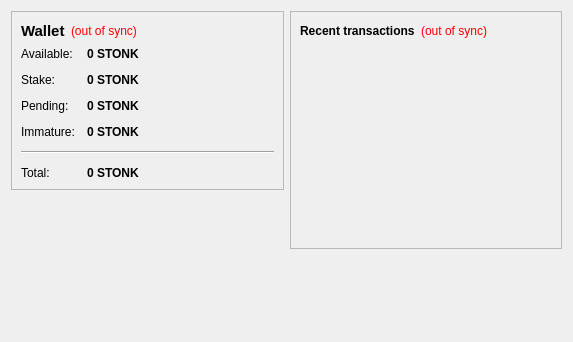
<?xml version="1.0" encoding="UTF-8"?>
<ui version="4.0">
 <class>OverviewPage</class>
 <widget class="QWidget" name="OverviewPage">
  <property name="geometry">
   <rect>
    <x>0</x>
    <y>0</y>
    <width>573</width>
    <height>342</height>
   </rect>
  </property>
  <property name="windowTitle">
   <string>Form</string>
  </property>
  <layout class="QHBoxLayout" name="horizontalLayout" stretch="1,1">
   <item>
    <layout class="QVBoxLayout" name="verticalLayout_2">
     <item>
      <widget class="QFrame" name="frame">
       <property name="frameShape">
        <enum>QFrame::StyledPanel</enum>
       </property>
       <property name="frameShadow">
        <enum>QFrame::Raised</enum>
       </property>
       <layout class="QVBoxLayout" name="verticalLayout_4">
        <item>
         <layout class="QHBoxLayout" name="horizontalLayout_4">
          <item>
           <widget class="QLabel" name="label_5">
            <property name="font">
             <font>
              <pointsize>11</pointsize>
              <weight>75</weight>
              <bold>true</bold>
             </font>
            </property>
            <property name="text">
             <string>Wallet</string>
            </property>
           </widget>
          </item>
          <item>
           <widget class="QLabel" name="labelWalletStatus">
            <property name="toolTip">
             <string>The displayed information may be out of date. Your wallet automatically synchronizes with the StonkaCoin network after a connection is established, but this process has not completed yet.</string>
            </property>
            <property name="styleSheet">
             <string notr="true">QLabel { color: red; }</string>
            </property>
            <property name="text">
             <string notr="true">(out of sync)</string>
            </property>
            <property name="alignment">
             <set>Qt::AlignLeading|Qt::AlignLeft|Qt::AlignVCenter</set>
            </property>
           </widget>
          </item>
          <item>
           <spacer name="horizontalSpacer_2">
            <property name="orientation">
             <enum>Qt::Horizontal</enum>
            </property>
            <property name="sizeHint" stdset="0">
             <size>
              <width>40</width>
              <height>20</height>
             </size>
            </property>
           </spacer>
          </item>
         </layout>
        </item>
        <item>
         <layout class="QFormLayout" name="formLayout_2">
          <property name="fieldGrowthPolicy">
           <enum>QFormLayout::AllNonFixedFieldsGrow</enum>
          </property>
          <property name="horizontalSpacing">
           <number>12</number>
          </property>
          <property name="verticalSpacing">
           <number>12</number>
          </property>
          <item row="0" column="0">
           <widget class="QLabel" name="label">
            <property name="text">
             <string>Available:</string>
            </property>
           </widget>
          </item>
          <item row="0" column="1">
           <widget class="QLabel" name="labelBalance">
            <property name="font">
             <font>
              <weight>75</weight>
              <bold>true</bold>
             </font>
            </property>
            <property name="cursor">
             <cursorShape>IBeamCursor</cursorShape>
            </property>
            <property name="toolTip">
             <string>Your current spendable balance</string>
            </property>
            <property name="text">
             <string notr="true">0 STONK</string>
            </property>
            <property name="textInteractionFlags">
             <set>Qt::LinksAccessibleByMouse|Qt::TextSelectableByKeyboard|Qt::TextSelectableByMouse</set>
            </property>
           </widget>
          </item>
          <item row="1" column="0">
           <widget class="QLabel" name="label_6">
            <property name="text">
             <string>Stake:</string>
            </property>
           </widget>
          </item>
          <item row="1" column="1">
           <widget class="QLabel" name="labelStake">
            <property name="font">
             <font>
              <weight>75</weight>
              <bold>true</bold>
             </font>
            </property>
            <property name="cursor">
             <cursorShape>IBeamCursor</cursorShape>
            </property>
            <property name="toolTip">
             <string>Total of coins that was staked, and do not yet count toward the current balance</string>
            </property>
            <property name="text">
             <string notr="true">0 STONK</string>
            </property>
            <property name="textInteractionFlags">
             <set>Qt::LinksAccessibleByMouse|Qt::TextSelectableByKeyboard|Qt::TextSelectableByMouse</set>
            </property>
           </widget>
          </item>
          <item row="2" column="0">
           <widget class="QLabel" name="label_3">
            <property name="text">
             <string>Pending:</string>
            </property>
           </widget>
          </item>
          <item row="2" column="1">
           <widget class="QLabel" name="labelUnconfirmed">
            <property name="font">
             <font>
              <weight>75</weight>
              <bold>true</bold>
             </font>
            </property>
            <property name="cursor">
             <cursorShape>IBeamCursor</cursorShape>
            </property>
            <property name="toolTip">
             <string>Total of transactions that have yet to be confirmed, and do not yet count toward the current balance</string>
            </property>
            <property name="text">
             <string notr="true">0 STONK</string>
            </property>
            <property name="textInteractionFlags">
             <set>Qt::LinksAccessibleByMouse|Qt::TextSelectableByKeyboard|Qt::TextSelectableByMouse</set>
            </property>
           </widget>
          </item>
          <item row="3" column="0">
           <widget class="QLabel" name="labelImmatureText">
            <property name="text">
             <string>Immature:</string>
            </property>
           </widget>
          </item>
          <item row="3" column="1">
           <widget class="QLabel" name="labelImmature">
            <property name="font">
             <font>
              <weight>75</weight>
              <bold>true</bold>
             </font>
            </property>
            <property name="toolTip">
             <string>Mined balance that has not yet matured</string>
            </property>
            <property name="text">
             <string notr="true">0 STONK</string>
            </property>
            <property name="textInteractionFlags">
             <set>Qt::LinksAccessibleByMouse|Qt::TextSelectableByKeyboard|Qt::TextSelectableByMouse</set>
            </property>
           </widget>
          </item>
          <item row="4" column="0" colspan="2">
           <widget class="Line" name="line">
            <property name="orientation">
             <enum>Qt::Horizontal</enum>
            </property>
           </widget>
          </item>
          <item row="5" column="0">
           <widget class="QLabel" name="labelTotalText">
            <property name="text">
             <string>Total:</string>
            </property>
           </widget>
          </item>
          <item row="5" column="1">
           <widget class="QLabel" name="labelTotal">
            <property name="font">
             <font>
              <weight>75</weight>
              <bold>true</bold>
             </font>
            </property>
            <property name="cursor">
             <cursorShape>IBeamCursor</cursorShape>
            </property>
            <property name="toolTip">
             <string>Your current total balance</string>
            </property>
            <property name="text">
             <string notr="true">0 STONK</string>
            </property>
            <property name="textInteractionFlags">
             <set>Qt::LinksAccessibleByMouse|Qt::TextSelectableByKeyboard|Qt::TextSelectableByMouse</set>
            </property>
           </widget>
          </item>
         </layout>
        </item>
       </layout>
      </widget>
     </item>
     <item>
      <spacer name="verticalSpacer">
       <property name="orientation">
        <enum>Qt::Vertical</enum>
       </property>
       <property name="sizeHint" stdset="0">
        <size>
         <width>20</width>
         <height>40</height>
        </size>
       </property>
      </spacer>
     </item>
      <item>
         <widget class="QLabel" name="coinimage">
          <property name="text">
           <string/>
          </property>
          <property name="pixmap">
           <pixmap resource="../bitcoin.qrc">:/icons/bitcoino</pixmap>
          </property>
          <property name="scaledContents">
           <bool>false</bool>
          </property>
          <property name="alignment">
           <set>Qt::AlignCenter</set>
          </property>
          <property name="margin">
           <number>-2</number>
          </property>
         </widget>
        </item>
    </layout>
   </item>
   <item>
    <layout class="QVBoxLayout" name="verticalLayout_3">
     <item>
      <widget class="QFrame" name="frame_2">
       <property name="frameShape">
        <enum>QFrame::StyledPanel</enum>
       </property>
       <property name="frameShadow">
        <enum>QFrame::Raised</enum>
       </property>
       <layout class="QVBoxLayout" name="verticalLayout">
        <item>
         <layout class="QHBoxLayout" name="horizontalLayout_2">
          <item>
           <widget class="QLabel" name="label_4">
            <property name="text">
             <string>&lt;b&gt;Recent transactions&lt;/b&gt;</string>
            </property>
           </widget>
          </item>
          <item>
           <widget class="QLabel" name="labelTransactionsStatus">
            <property name="toolTip">
             <string>The displayed information may be out of date. Your wallet automatically synchronizes with the StonkaCoin network after a connection is established, but this process has not completed yet.</string>
            </property>
            <property name="styleSheet">
             <string notr="true">QLabel { color: red; }</string>
            </property>
            <property name="text">
             <string notr="true">(out of sync)</string>
            </property>
            <property name="alignment">
             <set>Qt::AlignRight|Qt::AlignTrailing|Qt::AlignVCenter</set>
            </property>
           </widget>
          </item>
          <item>
           <spacer name="horizontalSpacer">
            <property name="orientation">
             <enum>Qt::Horizontal</enum>
            </property>
            <property name="sizeHint" stdset="0">
             <size>
              <width>40</width>
              <height>20</height>
             </size>
            </property>
           </spacer>
          </item>
         </layout>
        </item>
        <item>
         <widget class="QListView" name="listTransactions">
          <property name="styleSheet">
           <string notr="true">QListView { background: transparent; }</string>
          </property>
          <property name="frameShape">
           <enum>QFrame::NoFrame</enum>
          </property>
          <property name="verticalScrollBarPolicy">
           <enum>Qt::ScrollBarAlwaysOff</enum>
          </property>
          <property name="horizontalScrollBarPolicy">
           <enum>Qt::ScrollBarAlwaysOff</enum>
          </property>
          <property name="selectionMode">
           <enum>QAbstractItemView::NoSelection</enum>
          </property>
         </widget>
        </item>
       </layout>
      </widget>
     </item>
     <item>
      <spacer name="verticalSpacer_2">
       <property name="orientation">
        <enum>Qt::Vertical</enum>
       </property>
       <property name="sizeHint" stdset="0">
        <size>
         <width>20</width>
         <height>40</height>
        </size>
       </property>
      </spacer>
     </item>
    </layout>
   </item>
  </layout>
 </widget>
 <resources/>
 <connections/>
</ui>
